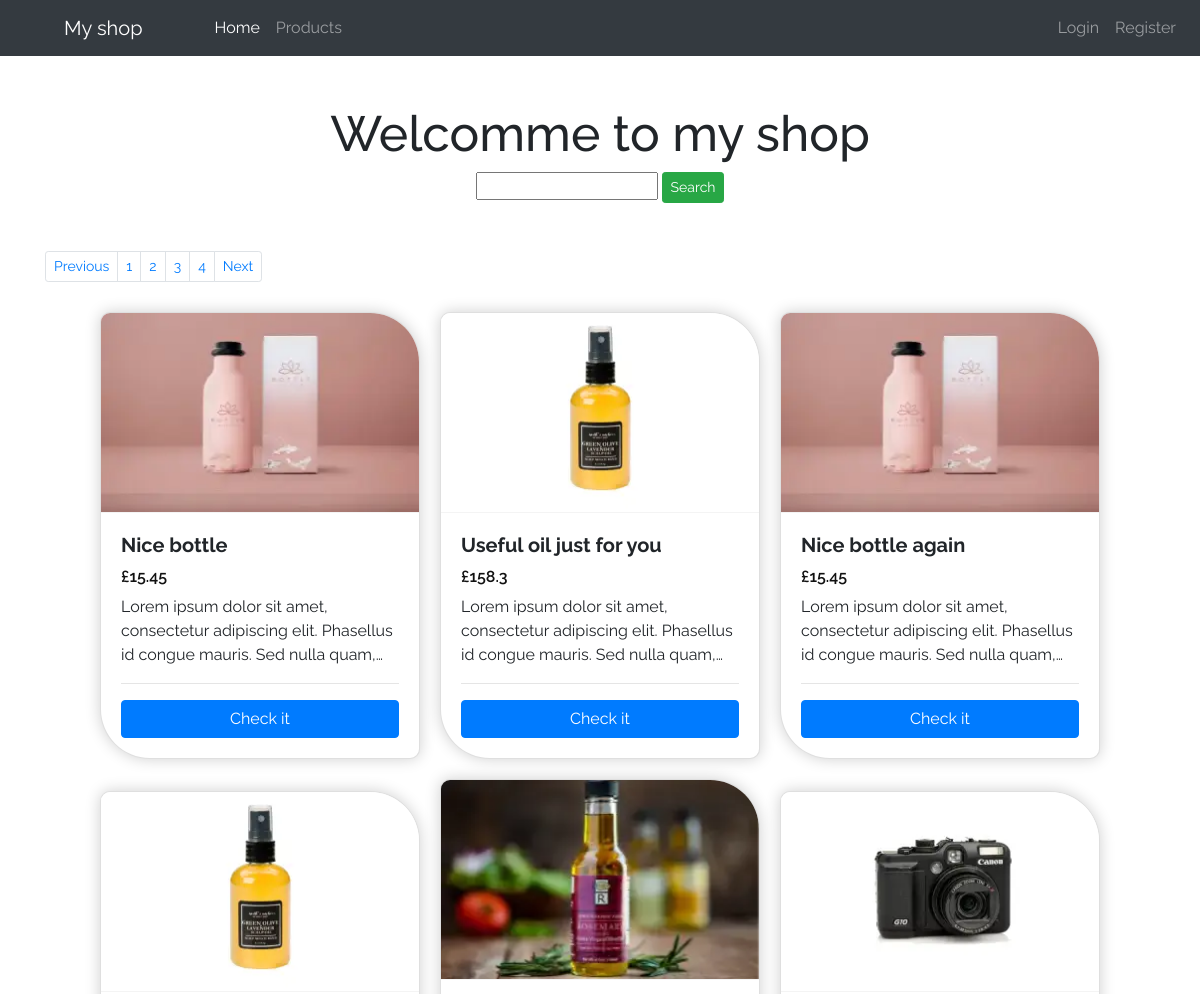
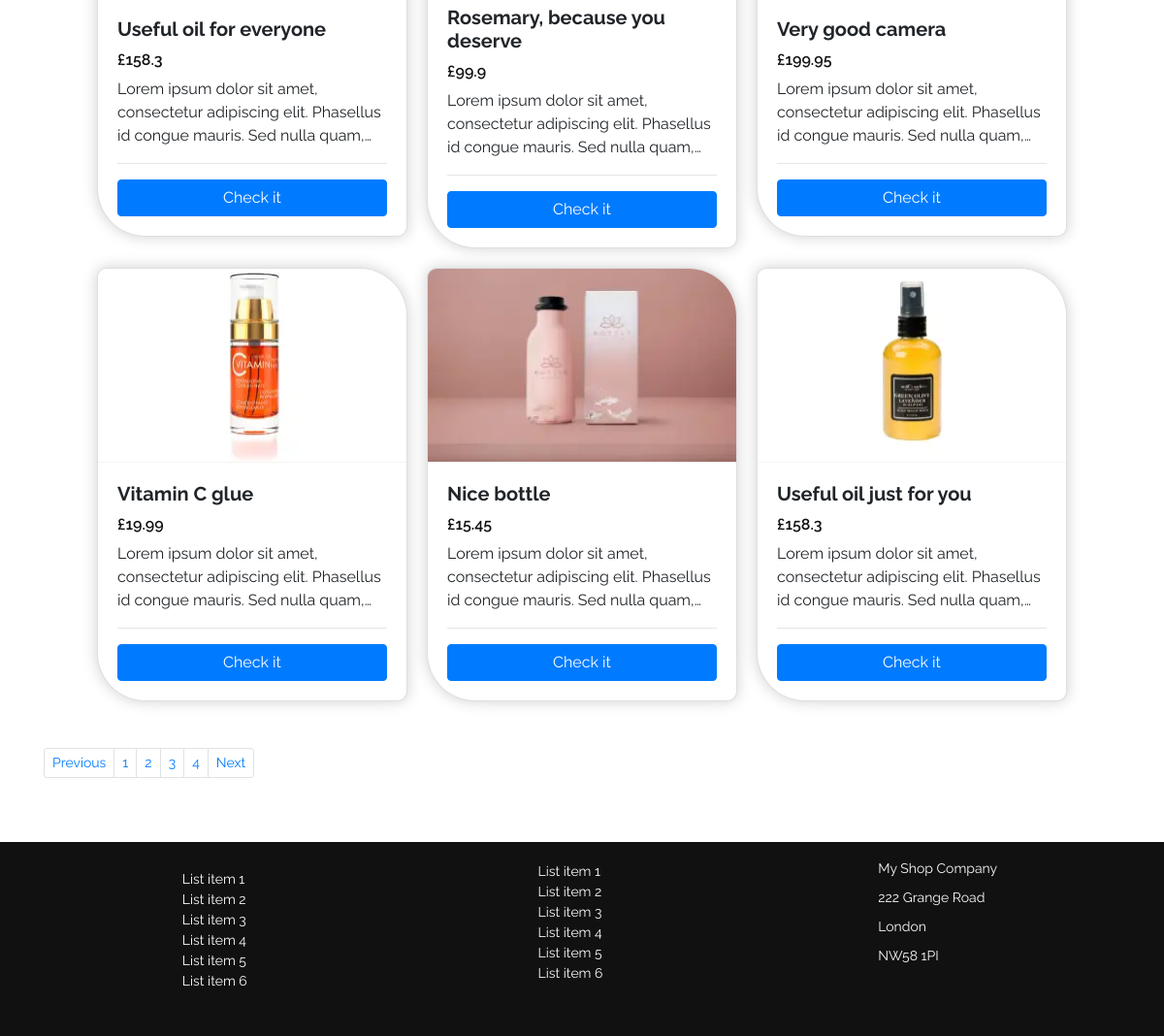
The page /products.php?pageNunber=2 on the database its author committed (2 pictures, top to bottom).
### tables this page shows
CREATE TABLE `products` (
  `id` bigint(20) NOT NULL,
  `productname` varchar(255) NOT NULL,
  `description` longtext NOT NULL,
  `price` float NOT NULL,
  `image` text NOT NULL,
  `thumbImage` text NOT NULL,
  `created_at` datetime NOT NULL
);

### products.php (the view)
<?php include "header.php"; ?>
<?php
    include "backend/database.php";
    if (isset($_GET['pageNunber'])) {
        $pageNunber = $_GET['pageNunber'];
    } else {
        $pageNunber = 1;
    }
    $productsPerPage = 9;
    $offset = ($pageNunber-1) * $productsPerPage;
    $total_pages_sql = "SELECT COUNT(*) FROM products";
    $result = mysqli_query($con, $total_pages_sql);
    $total_rows = mysqli_fetch_array($result)[0];
    $totalPages = ceil($total_rows / $productsPerPage);
    $sql = "SELECT * FROM products LIMIT $offset, $productsPerPage";
    $result = $con->query($sql);
?>
<div class="container">
<h1 class="text-center">Welcomme to my shop</h1>
    <form action="searchCode.php" name="search" id="search"  method="get">
        <div class="searchDiv">
            <input type="text" name="search" id="search">
            <button type="submit" class="btn btn-sm btn-success">Search</button>
        </div>
    </form>
    <nav aria-label="Page navigation">
        <ul class="pagination pagination-sm justify-content-start mt-5">
            <li class="page-item">
            <a class="page-link" href="<?php if($pageNunber <= 1){ echo '#'; } else { echo "?pageNunber=".($pageNunber - 1); } ?>" tabindex="-1">Previous</a>
            </li>
            <?php
                for($i=1; $i <= $totalPages; $i += 1){
                    echo "<li class='page-item'><a class='page-link' href='?pageNunber={$i}'>{$i}</a></li>";
                }
            ?>
            <li class="page-item">
            <a class="page-link" href="<?php if($pageNunber >= $totalPages){ echo '#'; } else { echo "?pageNunber=".($pageNunber + 1); } ?>">Next</a>
            </li>
        </ul>
    </nav>
<div class="cards">
    <?php
        if ($result->num_rows > 0)
        {
            while($row = $result->fetch_assoc())
            {
               echo "<div class='card'>
                    <img class='card-img-top' src='{$row["thumbImage"]}' alt='{$row["productname"]}'>
                    <div class='card-body'>
                        <h5 class='card-title' style='font-weight: 700;'>{$row["productname"]}</h5>
                        <div class='price'>£{$row["price"]}</div>
                    <p class='card-text cardDescription'>{$row["description"]}</p>
                    <hr>
                        <form action='showproduct.php'  method='get'>
                            <input type='hidden' name='prodID' value='{$row["id"]}'>
                            <button type='submit' class='btn btn-primary w-100'>Check it</button>
                        </form>
                    </div>
                    </div>";
            }
        }
        else {
            echo "0 results";
        }
    ?>
</div>
<nav aria-label="Page navigation">
        <ul class="pagination pagination-sm justify-content-start mt-5">
            <li class="page-item">
            <a class="page-link" href="<?php if($pageNunber <= 1){ echo '#'; } else { echo "?pageNunber=".($pageNunber - 1); } ?>" tabindex="-1">Previous</a>
            </li>
            <?php
                for($i=1; $i <= $totalPages; $i += 1){
                    echo "<li class='page-item'><a class='page-link' href='?pageNunber={$i}'>{$i}</a></li>";
                }
            ?>
            <li class="page-item">
            <a class="page-link" href="<?php if($pageNunber >= $totalPages){ echo '#'; } else { echo "?pageNunber=".($pageNunber + 1); } ?>">Next</a>
            </li>
        </ul>
    </nav>
<?php include "footer.php"; ?>

### css/style.css (style rules this page uses)
:root { --font-h1: clamp(1.2rem, 4vw + .1rem, 3.5rem); --font-h2: clamp(1rem, 3vw + .1rem, 2.5rem); --font-p: clamp(.5rem, 1vw + .1rem, 1.5rem); --font-p-big: clamp(1rem, 1vw + .1rem, 1.5rem); }
* { padding: 0; margin: 0; box-sizing: border-box; }
body { font-family: 'Raleway', sans-serif; position: relative; }
h1 { font-size: var(--font-h1); }
a { color: #101010; text-decoration: none; }
.btn { white-space: nowrap; }
.searchDiv { width: fit-content; margin: 0 auto; }
.cards { display: flex; flex-direction: row; flex-wrap: wrap; justify-content: center; align-items: center; gap: 20px; margin-top: 30px; }
.card { position: relative; width: 20rem; flex-grow: 0; flex-shrink: 0; border-radius: 10px 50px 10px 50px; overflow: hidden; box-shadow: 0px 0px 15px #00000030; }
.price { font-size: 1rem; font-weight: 600; line-height: 100%; color: #111111; margin-bottom: 10px; }
.cardDescription { display: -webkit-box; -webkit-box-orient: vertical; -webkit-line-clamp: 3; overflow: hidden; }
.card-img-top { border-bottom: 1px solid #a3a3a320; }
.card-img-top, .card-img-top img { width: auto; max-height: 200px; aspect-ratio: 1 / 1; }

### rows shown on the page
products: thumbImage (picture), productname "Nice bottle", price "15.45", description "Lorem ipsum dolor sit amet, consectetur adipiscing elit. Phasellus id congue mauris. Sed nulla…"
products: thumbImage (picture), productname "Useful oil just for you", price "158.3", description "Lorem ipsum dolor sit amet, consectetur adipiscing elit. Phasellus id congue mauris. Sed nulla…"
products: thumbImage (picture), productname "Nice bottle again", price "15.45", description "Lorem ipsum dolor sit amet, consectetur adipiscing elit. Phasellus id congue mauris. Sed nulla…"
products: thumbImage (picture), productname "Useful oil for everyone", price "158.3", description "Lorem ipsum dolor sit amet, consectetur adipiscing elit. Phasellus id congue mauris. Sed nulla…"
products: thumbImage (picture), productname "Rosemary, because you deserve", price "99.9", description "Lorem ipsum dolor sit amet, consectetur adipiscing elit. Phasellus id congue mauris. Sed nulla…"
products: thumbImage (picture), productname "Very good camera", price "199.95", description "Lorem ipsum dolor sit amet, consectetur adipiscing elit. Phasellus id congue mauris. Sed nulla…"
products: thumbImage (picture), productname "Vitamin C glue", price "19.99", description "Lorem ipsum dolor sit amet, consectetur adipiscing elit. Phasellus id congue mauris. Sed nulla…"
products: thumbImage (picture), productname "Nice bottle", price "15.45", description "Lorem ipsum dolor sit amet, consectetur adipiscing elit. Phasellus id congue mauris. Sed nulla…"
products: thumbImage (picture), productname "Useful oil just for you", price "158.3", description "Lorem ipsum dolor sit amet, consectetur adipiscing elit. Phasellus id congue mauris. Sed nulla…"

### other values the page prints
$i "1"
$i "2"
$i "3"
$i "4"
